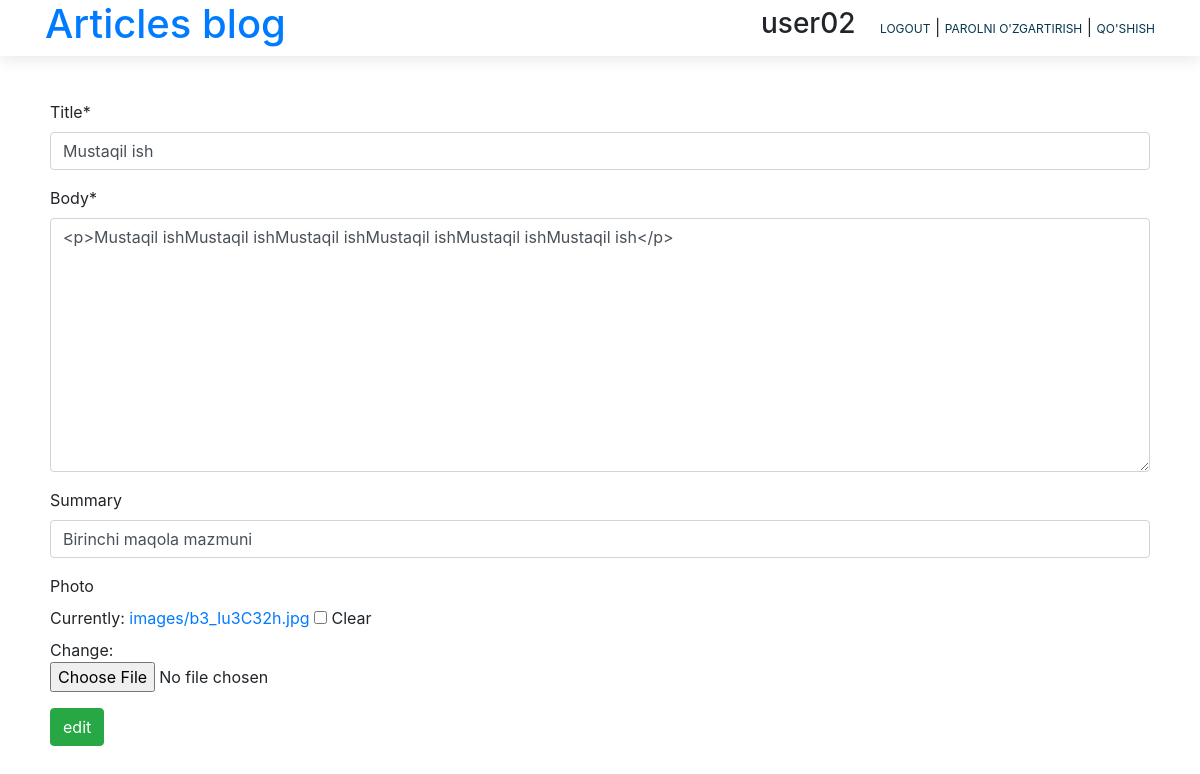
/articles/article_update/10/ (signed in), run on the app's committed database.
### accounts/models.py (models this page shows)
class CustomUser(AbstractUser):
    age = models.PositiveIntegerField(null=True, blank=True)
    country = models.CharField(max_length=100, null=False, blank=False)

### articles/models.py (models this page shows, shortened)
class Article(models.Model):
    title = models.CharField(max_length=150)
    summary = models.CharField(max_length=200, blank=True)
    body = RichTextField()
    photo = models.ImageField(upload_to='images/', blank=True)
    date = models.DateTimeField(auto_now_add=True)
    author = models.ForeignKey(
        get_user_model(),
        on_delete=models.CASCADE,
    )

### articles/views.py (the view)
# urls.py: path('article_update/<int:pk>/', ArticleUpdateView.as_view(), name='article_update'),
class ArticleUpdateView(UserPassesTestMixin ,LoginRequiredMixin ,UpdateView):
    model = Article
    template_name = 'article_edit.html'
    fields = ('title', 'body', 'summary', 'photo')
    def test_func(self):
        obj = self.get_object()
        return obj.author == self.request.user

### templates/article_edit.html (shortened to what this page needs)
{% extends 'base.html' %}
{% load crispy_forms_tags %}
{% block content %}
    <div class="container container1">
            <form method="post" enctype="multipart/form-data">{% csrf_token %}
                {{ form|crispy }}
                <button class="btn btn-success" type="submit">edit</button>
            </form>
    </div>
{% endblock content %}

### templates/base.html (shortened to what this page needs)
{% load static %}
<!DOCTYPE html>
<html lang="en">
<head>
    <link rel="stylesheet" href="https://cdn.jsdelivr.net/npm/bootstrap@4.0.0/dist/css/bootstrap.min.css">    <title>{% block title %} SAYDULLAYEV {% endblock title %}</title>
    <link rel="stylesheet" href="{% static 'css/base.css'%}">
</head>
<body>
    <header class="header">
        <div class="container">
            <section class="header-section">
                <h1><a href="{% url 'home' %}">Articles blog</a></h1>
                 <div class="registration-section">
                     {% if user.is_authenticated %}
                        <h3>{{ user.username }}</h3>
                        <a href="{% url 'logout' %}">logout</a> |
                        <a href="{% url 'password_change' %}">parolni o'zgartirish</a>  |
                        <a href="{% url 'article_create' %}">qo'shish</a>
                    {% else %}
                        <a href="{% url 'login' %}">login</a> |
                        <a href="{% url 'signup' %}">signup</a> |
                        <a href="{% url 'password_reset' %}">reset password</a>  |
                    {% endif %}
                 </div>
            </section>
        </div>
    </header>
    {% block content %}
    {% endblock content %}
</body>
</html>

### static/css/base.css (style rules this page uses)
body { margin:0; }
.header { position: fixed; top: 0; width: 100%; background-color: #ffffff; z-index: 10; box-shadow: 0px 3px 16px 0px rgb(0 0 0 / 10%); }
.header-section { display:flex; justify-content:space-between; align-items:center; }
h1 a { text-decoration: none; }
.registration-section>a { color:black; vertical-align:middle; color: #05364d; text-decoration: none; text-transform: uppercase; font-size: 0.75rem; font-weight: 100px; }
.container1 { padding:100px 20px; }
h3 { display:inline-block; margin-right:20px; }

### data on the page
CustomUser: username "user02"
Article: title "Mustaqil ish", body "<p>Mustaqil ishMustaqil ishMustaqil ishMustaqil ishMustaqil ishMustaqil ish</p>", summary "Birinchi maqola mazmuni"
